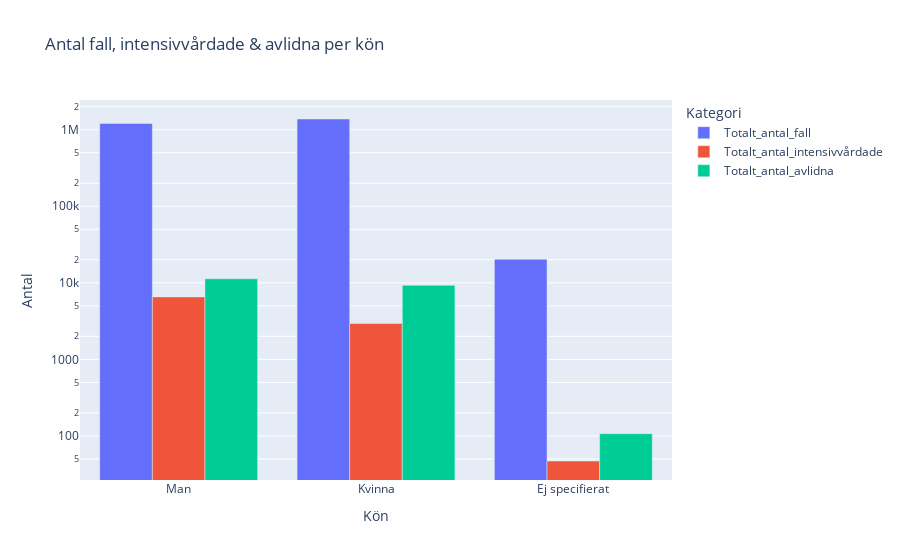

Notebook source saved alongside this figure:
### Markdown cell above
## **Intensivvård, fall & avlidna för könen:** 

Jag vill titta på totala antalet Covid19-fall samt hur många som blivit inlagda på intensivvård och även titta på deras fördelning för könen.

### Code cell
kön_flik = 'Totalt antal per kön'
covid_kön_data = pd.read_excel(filväg_covid19, kön_flik)
display(covid_kön_data.head())

# Jag gör ett antagande att Uppgift saknas i kolumnen för kön refererar till fall där kön inte definieras som varken man eller kvinna
# väljer att döpa om den till något mer lämpligt.
covid_kön_data.loc[covid_kön_data['Kön'] == 'Uppgift saknas', 'Kön'] = 'Ej specifierat'

fig_kön_data = px.bar(covid_kön_data,
                      x='Kön',
                      y=['Totalt_antal_fall', 'Totalt_antal_intensivvårdade', 'Totalt_antal_avlidna'],
                      title='Antal fall, intensivvårdade & avlidna per kön',
                      labels={'value': 'Antal', 'variable': 'Kategori'},
                      log_y=True,
                      barmode='group'
)
fig_kön_data.show()
fig_kön_data.write_html("../Labb/Visualiseringar/Uppgift_3/fig_kön_data.html")

### Figure 1 — Plotly figure (JSON) as saved in the notebook; plotly's stock layout.template omitted (floating-point values rounded to 4 significant figures)
{"data": [{"alignmentgroup": "True", "hovertemplate": "Kategori=Totalt_antal_fall<br>Kön=%{x}<br>Antal=%{y}<extra></extra>", "legendgroup": "Totalt_antal_fall", "marker": {"color": "#636efa", "pattern": {"shape": ""}}, "name": "Totalt_antal_fall", "offsetgroup": "Totalt_antal_fall", "orientation": "v", "showlegend": true, "textposition": "auto", "type": "bar", "x": ["Man", "Kvinna", "Ej specifierat"], "xaxis": "x", "y": [1210098, 1381189, 20293], "yaxis": "y"}, {"alignmentgroup": "True", "hovertemplate": "Kategori=Totalt_antal_intensivvårdade<br>Kön=%{x}<br>Antal=%{y}<extra></extra>", "legendgroup": "Totalt_antal_intensivvårdade", "marker": {"color": "#EF553B", "pattern": {"shape": ""}}, "name": "Totalt_antal_intensivvårdade", "offsetgroup": "Totalt_antal_intensivvårdade", "orientation": "v", "showlegend": true, "textposition": "auto", "type": "bar", "x": ["Man", "Kvinna", "Ej specifierat"], "xaxis": "x", "y": [6550, 2947, 47], "yaxis": "y"}, {"alignmentgroup": "True", "hovertemplate": "Kategori=Totalt_antal_avlidna<br>Kön=%{x}<br>Antal=%{y}<extra></extra>", "legendgroup": "Totalt_antal_avlidna", "marker": {"color": "#00cc96", "pattern": {"shape": ""}}, "name": "Totalt_antal_avlidna", "offsetgroup": "Totalt_antal_avlidna", "orientation": "v", "showlegend": true, "textposition": "auto", "type": "bar", "x": ["Man", "Kvinna", "Ej specifierat"], "xaxis": "x", "y": [11279, 9273, 107], "yaxis": "y"}], "layout": {"barmode": "group", "legend": {"title": {"text": "Kategori"}, "tracegroupgap": 0}, "title": {"text": "Antal fall, intensivvårdade & avlidna per kön"}, "xaxis": {"anchor": "y", "domain": [0, 1], "title": {"text": "Kön"}}, "yaxis": {"anchor": "x", "domain": [0, 1], "title": {"text": "Antal"}, "type": "log"}}}
